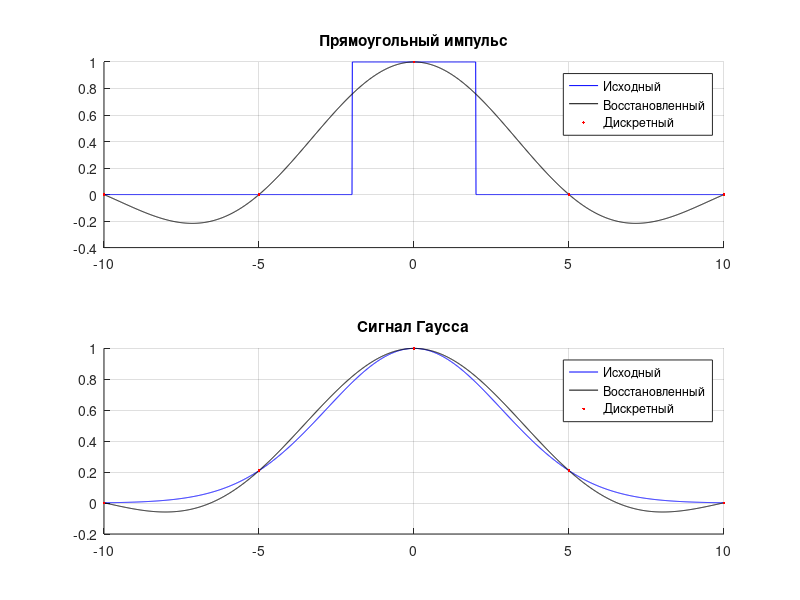

This chart was generated by the following MATLAB code:
% ЛР1: Изучение дискретизации сигналов.
% Прямоугольный импульс и сигнал Гаусса
function main
    n = input('Введите количество точек: ');
    step = input('Введите шаг: ');

    xMax = step * (n - 1) / 2;
    xArr = -xMax:step:xMax;
    x0Arr = -xMax:0.01:xMax;

    % Исходный сигнал
    initialYRectArr = computeRectPulse(x0Arr);
    initialYGaussArr = computeGaussSignal(x0Arr);

    % Дискретизация сигнала
    discreteYRectArr = computeRectPulse(xArr);
    discreteYGaussArr = computeGaussSignal(xArr);

    % Восстановление сигнала по формуле Котельникова
    restoredYRectArr = zeros(1, length(x0Arr));
    restoredYGaussArr = zeros(1, length(x0Arr));

    for i = 1:length(x0Arr)
        for j = 1:n
            % octave function sinc (x): Return sin (pi*x) / (pi*x).
            tmp = sinc((x0Arr(i) - xArr(j)) / step);

            restoredYRectArr(i) += discreteYRectArr(j) * tmp;
            restoredYGaussArr(i) += discreteYGaussArr(j) * tmp;
        end
    end

    figure;

    subplot(2,1,1);
    title('Прямоугольный импульс');
    hold on;
    grid on;
    plot(x0Arr, initialYRectArr, 'b');
    plot(x0Arr, restoredYRectArr, 'k');
    plot(xArr, discreteYRectArr, '.r');
    legend('Исходный', 'Восстановленный', 'Дискретный');

    subplot(2,1,2);
    title('Сигнал Гаусса');
    hold on;
    grid on;
    plot(x0Arr, initialYGaussArr, 'b');
    plot(x0Arr, restoredYGaussArr, 'k');
    plot(xArr, discreteYGaussArr, '.r');
    legend('Исходный', 'Восстановленный', 'Дискретный');

end


function [y] = computeRectPulse(x)
    c = 2;
    y = zeros(size(x));

    y(abs(x) < c) = 1;
end


function [y] = computeGaussSignal(x)
    sigma = 4;

    y = exp(-(x / sigma).^2);
end
